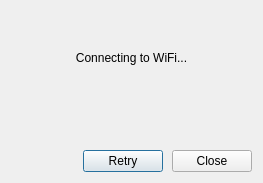
<?xml version="1.0" encoding="UTF-8"?>
<ui version="4.0">
 <class>WifiDialog</class>
 <widget class="QDialog" name="WifiDialog">
  <property name="geometry">
   <rect>
    <x>0</x>
    <y>0</y>
    <width>263</width>
    <height>183</height>
   </rect>
  </property>
  <property name="windowTitle">
   <string>Dialog</string>
  </property>
  <layout class="QVBoxLayout" name="verticalLayout">
   <item>
    <widget class="QLabel" name="labelInfo">
     <property name="text">
      <string>Connecting to WiFi...</string>
     </property>
     <property name="alignment">
      <set>Qt::AlignCenter</set>
     </property>
     <property name="margin">
      <number>20</number>
     </property>
    </widget>
   </item>
   <item>
    <spacer name="verticalSpacer">
     <property name="orientation">
      <enum>Qt::Vertical</enum>
     </property>
     <property name="sizeType">
      <enum>QSizePolicy::Fixed</enum>
     </property>
     <property name="sizeHint" stdset="0">
      <size>
       <width>20</width>
       <height>40</height>
      </size>
     </property>
    </spacer>
   </item>
   <item>
    <layout class="QHBoxLayout" name="horizontalLayout">
     <property name="spacing">
      <number>9</number>
     </property>
     <item>
      <spacer name="horizontalSpacer">
       <property name="orientation">
        <enum>Qt::Horizontal</enum>
       </property>
       <property name="sizeHint" stdset="0">
        <size>
         <width>40</width>
         <height>20</height>
        </size>
       </property>
      </spacer>
     </item>
     <item>
      <widget class="QPushButton" name="pushButtonRetry">
       <property name="text">
        <string>Retry</string>
       </property>
      </widget>
     </item>
     <item>
      <widget class="QPushButton" name="pushButtonClose">
       <property name="enabled">
        <bool>true</bool>
       </property>
       <property name="text">
        <string>Close</string>
       </property>
      </widget>
     </item>
    </layout>
   </item>
  </layout>
 </widget>
 <resources/>
 <connections/>
</ui>
